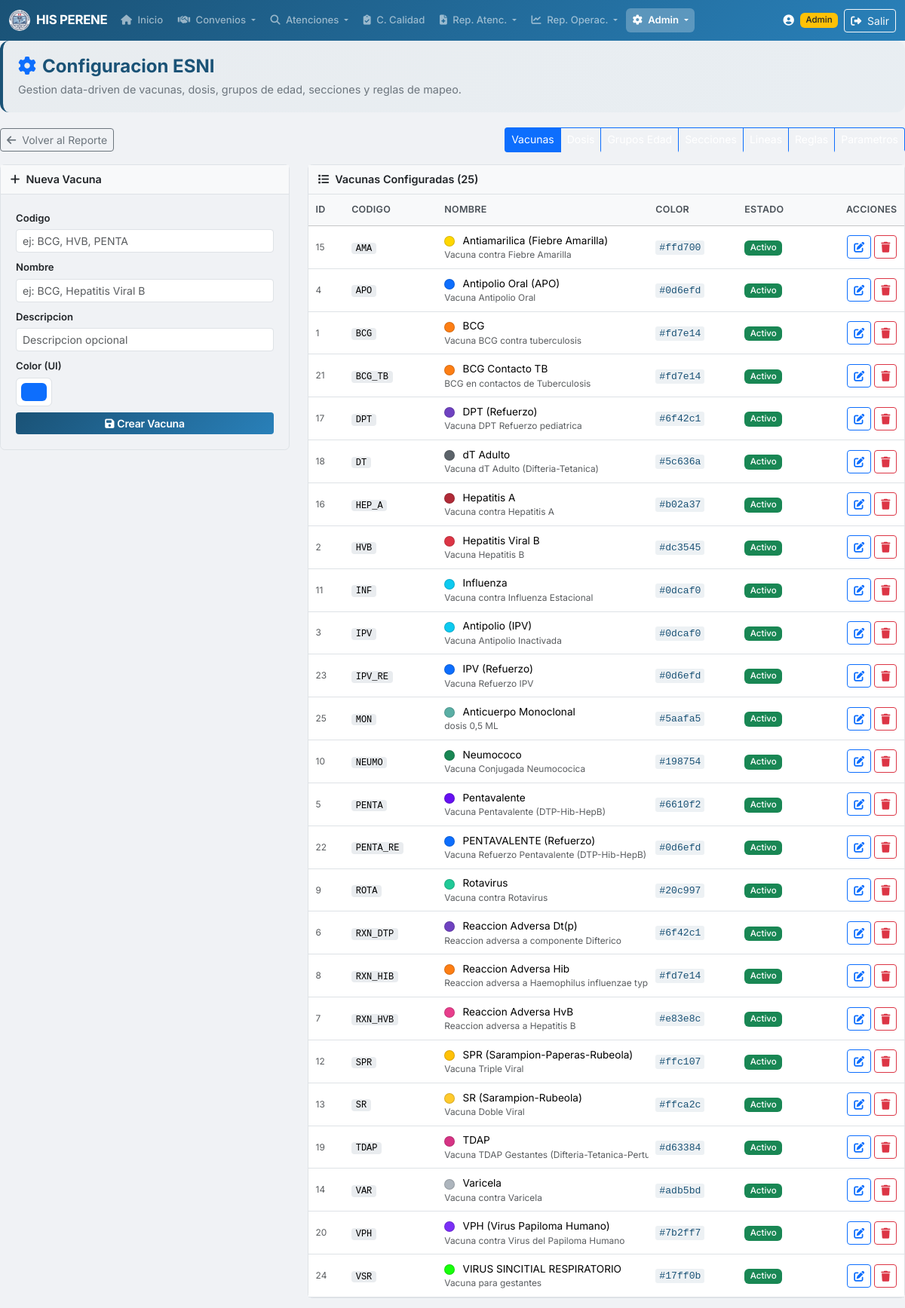
The app's page /esni_config.php (signed in) with its own data.
### tables this page shows
CREATE TABLE `ESNI_VACUNA` (
  `id_vacuna` int(11) NOT NULL,
  `codigo` varchar(30) NOT NULL,
  `nombre` varchar(80) NOT NULL,
  `descripcion` varchar(200) DEFAULT NULL,
  `color` varchar(20) DEFAULT '#0d6efd',
  `activo` tinyint(1) NOT NULL DEFAULT 1,
  `fecha_creacion` datetime NOT NULL DEFAULT current_timestamp()
);

### includes/auth.php (called while the page is built, shortened)
<?php
function esAdmin() {
    $rol = strtolower(trim($_SESSION['rol'] ?? ''));
    return $rol === 'admin';
}

### includes/functions.php (called while the page is built, shortened)
<?php
function clean($str) {
    return htmlspecialchars($str ?? '', ENT_QUOTES, 'UTF-8');
}

### esni_config.php (the view, shortened to what this page needs)
<?php
require_once 'includes/auth.php';
require_once 'includes/functions.php';
$pdo = getDBConnection();
$tab = $_GET['tab'] ?? 'vacunas';
$tab = in_array($tab, ['vacunas','dosis','grupos','secciones','lineas','reglas','parametros']) ? $tab : 'vacunas';
include 'includes/header.php';
?>
<div class="page-header-section">
    <h4><i class="fas fa-cog me-2 text-primary"></i>Configuracion ESNI</h4>
    <p class="subtitle">Gestion data-driven de vacunas, dosis, grupos de edad, secciones y reglas de mapeo.</p>
</div>
<div class="d-flex justify-content-between align-items-center mb-3">
    <a href="reporte_esni.php" class="btn btn-sm btn-outline-secondary"><i class="fas fa-arrow-left me-1"></i> Volver al Reporte</a>
    <div class="btn-group btn-group-sm">
        <a href="?tab=vacunas"     class="btn btn-<?= $tab==='vacunas'?'primary':'outline-primary' ?>    config-tab">Vacunas</a>
        <a href="?tab=dosis"       class="btn btn-<?= $tab==='dosis'?'primary':'outline-primary' ?>      config-tab">Dosis</a>
        <a href="?tab=grupos"      class="btn btn-<?= $tab==='grupos'?'primary':'outline-primary' ?>     config-tab">Grupos Edad</a>
        <a href="?tab=secciones"   class="btn btn-<?= $tab==='secciones'?'primary':'outline-primary' ?>  config-tab">Secciones</a>
        <a href="?tab=lineas"      class="btn btn-<?= $tab==='lineas'?'primary':'outline-primary' ?>     config-tab">Lineas</a>
        <a href="?tab=reglas"      class="btn btn-<?= $tab==='reglas'?'primary':'outline-primary' ?>     config-tab">Reglas</a>
        <a href="?tab=parametros"  class="btn btn-<?= $tab==='parametros'?'primary':'outline-primary' ?> config-tab">Parametros</a>
    </div>
</div>
<?php
if ($tab === 'vacunas'):
    $vacunas = $pdo->query("SELECT * FROM ESNI_VACUNA ORDER BY codigo")->fetchAll();
?>
<div class="row">
    <div class="col-lg-4">
        <div class="config-card">
            <div class="config-card-header"><span><i class="fas fa-plus me-2"></i>Nueva Vacuna</span></div>
            <div class="card-body">
                <form method="POST">
                    <div class="mb-2"><label class="form-label small fw-semibold">Codigo</label><input type="text" name="codigo" class="form-control form-control-sm" required placeholder="ej: BCG, HVB, PENTA"></div>
                    <div class="mb-2"><label class="form-label small fw-semibold">Nombre</label><input type="text" name="nombre" class="form-control form-control-sm" required placeholder="ej: BCG, Hepatitis Viral B"></div>
                    <div class="mb-2"><label class="form-label small fw-semibold">Descripcion</label><input type="text" name="descripcion" class="form-control form-control-sm" placeholder="Descripcion opcional"></div>
                    <div class="mb-2"><label class="form-label small fw-semibold">Color (UI)</label><input type="color" name="color" class="form-control form-control-color" value="#0d6efd"></div>
                    <button class="btn btn-sm btn-his w-100"><i class="fas fa-save me-1"></i>Crear Vacuna</button>
                </form>
            </div>
        </div>
    </div>
    <div class="col-lg-8">
        <div class="config-card">
            <div class="config-card-header"><span><i class="fas fa-list me-2"></i>Vacunas Configuradas (<?= count($vacunas) ?>)</span></div>
            <div class="table-responsive">
                <table class="table table-sm mb-0">
                    <thead class="table-light">
                        <tr><th>ID</th><th>Codigo</th><th>Nombre</th><th>Color</th><th>Estado</th><th class="text-end">Acciones</th></tr>
                    </thead>
                    <tbody>
                        <?php foreach ($vacunas as $v): ?>
                        <tr>
                            <td class="text-muted small"><?= $v['id_vacuna'] ?></td>
                            <td><span class="mono-pill"><?= clean($v['codigo']) ?></span></td>
                            <td>
                                <span class="color-dot" style="background:<?= clean($v['color']) ?>"></span>
                                <?= clean($v['nombre']) ?>
                                <?php if ($v['descripcion']): ?><small class="text-muted d-block"><?= clean($v['descripcion']) ?></small><?php endif; ?>
                            </td>
                            <td><code><?= clean($v['color']) ?></code></td>
                            <td><?= $v['activo'] ? '<span class="badge bg-success">Activo</span>' : '<span class="badge bg-secondary">Inactivo</span>' ?></td>
                            <td class="text-end">
                                <button class="btn btn-sm btn-outline-primary" data-bs-toggle="modal" data-bs-target="#editModal"
                                    data-tipo="vacuna" data-id="<?= $v['id_vacuna'] ?>"
                                    data-codigo="<?= clean($v['codigo']) ?>" data-nombre="<?= clean($v['nombre']) ?>"
                                    data-descripcion="<?= clean($v['descripcion']) ?>" data-color="<?= clean($v['color']) ?>"
                                    data-activo="<?= $v['activo'] ?>"><i class="fas fa-edit"></i></button>
                                <form method="POST" class="d-inline" onsubmit="return confirm('Eliminar vacuna? Tambien se eliminaran sus lineas y reglas asociadas.')">
                                    <button class="btn btn-sm btn-outline-danger"><i class="fas fa-trash"></i></button>
                                </form>
                            </td>
                        </tr>
                        <?php endforeach; ?>
                    </tbody>
                </table>
            </div>
        </div>
    </div>
</div>
<?php
endif; ?>
<?php include 'includes/footer.php';

### includes/header.php (shortened to what this page needs)
<?php
$currentpage = basename($_SERVER['PHP_SELF'], '.php');
$esAdmin = esAdmin();
?>
<!DOCTYPE html>
<html lang="es">
<head>
    <link href="https://cdn.jsdelivr.net/npm/bootstrap@5.3.3/dist/css/bootstrap.min.css" rel="stylesheet">
    <link href="https://cdnjs.cloudflare.com/ajax/libs/font-awesome/6.5.1/css/all.min.css" rel="stylesheet">
    <link href="assets/css/style.css" rel="stylesheet">
</head>
<body>
<?php if (isset($_SESSION['usuario_id'])): ?>
<nav class="navbar navbar-expand-lg navbar-dark bg-his">
    <div class="container-fluid">
        <a class="navbar-brand d-flex align-items-center" href="home.php">
            <img src="assets/img/logo_hisminsa.png" alt="HIS" class="me-2"
                 style="width:28px;height:28px;object-fit:contain;border-radius:50%;">
            <span class="fw-bold">HIS PERENE</span>
        </a>
        <div class="collapse navbar-collapse" id="navbarNav">
            <ul class="navbar-nav me-auto">
                <li class="nav-item">
                    <a class="nav-link <?= $currentpage === 'home' ? 'active' : '' ?>" href="home.php">
                        <i class="fas fa-home me-1"></i> Inicio
                    </a>
                </li>
                <li class="nav-item dropdown">
                    <a class="nav-link dropdown-toggle <?= in_array($currentpage, ['convenio_gestion', 'convenio_fed']) ? 'active' : '' ?>"
                       href="#" role="button" data-bs-toggle="dropdown" aria-expanded="false">
                        <i class="fas fa-handshake me-1"></i> Convenios
                    </a>
                </li>
                <li class="nav-item dropdown">
                    <a class="nav-link dropdown-toggle <?= in_array($currentpage, ['consulta_atenciones']) ? 'active' : '' ?>"
                       href="#" role="button" data-bs-toggle="dropdown" aria-expanded="false">
                        <i class="fas fa-search me-1"></i> Atenciones
                    </a>
                </li>
                <li class="nav-item">
                    <a class="nav-link <?= $currentpage === 'control_calidad' ? 'active' : '' ?>" href="control_calidad.php">
                        <i class="fas fa-clipboard-check me-1"></i> C. Calidad
                    </a>
                </li>
                <li class="nav-item dropdown">
                    <a class="nav-link dropdown-toggle <?= in_array($currentpage, ['reporte_atenciones']) ? 'active' : '' ?>"
                       href="#" role="button" data-bs-toggle="dropdown" aria-expanded="false">
                        <i class="fas fa-file-medical me-1"></i> Rep. Atenc.
                    </a>
                </li>
                <li class="nav-item dropdown">
                    <a class="nav-link dropdown-toggle <?= in_array($currentpage, ['reporte_operacionales']) ? 'active' : '' ?>"
                       href="#" role="button" data-bs-toggle="dropdown" aria-expanded="false">
                        <i class="fas fa-chart-line me-1"></i> Rep. Operac.
                    </a>
                </li>
                <?php if ($esAdmin): ?>
                <li class="nav-item dropdown">
                    <a class="nav-link dropdown-toggle <?= in_array($currentpage, ['import', 'usuarios', 'log', 'esni_config']) ? 'active' : '' ?>"
                       href="#" role="button" data-bs-toggle="dropdown" aria-expanded="false">
                        <i class="fas fa-cog me-1"></i> Admin
                    </a>
                </li>
                <?php endif; ?>
            </ul>
        </div>
        <div class="d-flex align-items-center text-white ms-lg-3 flex-shrink-0">
            <i class="fas fa-user-circle me-2"></i>
            <?php if ($esAdmin): ?>
                <span class="badge bg-warning text-dark me-2 d-none d-md-inline">Admin</span>
            <?php else: ?>
                <span class="badge bg-light text-dark me-2 d-none d-md-inline">Usuario</span>
            <?php endif; ?>
            <a href="logout.php" class="btn btn-outline-light btn-sm">
                <i class="fas fa-sign-out-alt me-1"></i> Salir
            </a>
        </div>
    </div>
</nav>
<?php endif; ?>

### includes/footer.php (shortened to what this page needs)
</body>
</html>

### assets/css/style.css (style rules this page uses)
:root { --his-primary: #1a5276; --his-primary-light: #2980b9; --his-primary-dark: #0e2f44; --his-success: #27ae60; --his-warning: #f39c12; --his-danger: #e74c3c; --his-info: #3498db; --his-bg: #f0f2f5; --his-sidebar: #2c3e50; }
body { font-family: 'Inter', -apple-system, BlinkMacSystemFont, 'Segoe UI', Roboto, sans-serif; background-color: var(--his-bg); font-size: 0.9rem; }
.bg-his { background: linear-gradient(135deg, var(--his-primary) 0%, var(--his-primary-light) 100%) !important; }
.navbar-brand { font-size: 1.05rem; letter-spacing: -0.3px; margin-right: 0.5rem !important; }
.navbar .nav-link { font-size: 0.82rem; font-weight: 500; padding: 0.4rem 0.55rem !important; border-radius: 6px; margin: 0 1px; transition: all 0.2s ease; white-space: nowrap; }
.navbar .navbar-nav { flex-wrap: nowrap; }
.navbar .nav-item { white-space: nowrap; }
.navbar .nav-link.active { background-color: rgba(255, 255, 255, 0.25); font-weight: 600; }
.btn-his { background: linear-gradient(135deg, var(--his-primary) 0%, var(--his-primary-light) 100%); color: #fff; border: none; font-weight: 600; letter-spacing: -0.2px; transition: all 0.2s ease; }
.card-body { padding: 1.25rem; }
.table { font-size: 0.85rem; }
.table thead th { font-weight: 600; font-size: 0.78rem; text-transform: uppercase; letter-spacing: 0.3px; color: #495057; white-space: nowrap; padding: 0.7rem 0.6rem; }
.table tbody td { vertical-align: middle; padding: 0.55rem 0.6rem; max-width: 200px; overflow: hidden; text-overflow: ellipsis; white-space: nowrap; }
code { font-size: 0.82rem; color: var(--his-primary); background: rgba(26, 82, 118, 0.08); padding: 2px 5px; border-radius: 3px; }
.form-label { font-size: 0.82rem; margin-bottom: 0.3rem; }
.badge { font-weight: 500; font-size: 0.72rem; }
.page-header-section { background: linear-gradient(135deg, rgba(26, 82, 118, 0.04) 0%, rgba(41, 128, 185, 0.04) 100%); border-radius: 12px; padding: 1.25rem; margin-bottom: 1.25rem; border-left: 4px solid var(--his-primary); }
.page-header-section h4 { color: var(--his-primary); font-weight: 700; margin-bottom: 0.3rem; }
.page-header-section .subtitle { color: #6c757d; font-size: 0.9rem; margin-bottom: 0; }

### esni_config.php (style rules this page uses)
.config-tab { color:#fff !important; border-bottom:3px solid transparent; }
.config-card { border: 1px solid #dee2e6; border-radius:.4rem; margin-bottom:.8rem; }
.config-card-header { background:#f8f9fa; padding:.5rem .8rem; font-weight:600; border-bottom:1px solid #dee2e6; display:flex; justify-content:space-between; align-items:center; }
.color-dot { width:14px; height:14px; border-radius:50%; display:inline-block; vertical-align:middle; margin-right:.4rem; border:1px solid rgba(0,0,0,.15); }
.mono-pill { font-family:'Courier New', monospace; background:#e9ecef; padding:.05rem .35rem; border-radius:.25rem; font-size:.75rem; }

### records on screen
esni_vacuna: id_vacuna "15", codigo "AMA", nombre "Antiamarilica (Fiebre Amarilla)", descripcion "Vacuna contra Fiebre Amarilla", color "#ffd700", activo "Activo"
esni_vacuna: id_vacuna "4", codigo "APO", nombre "Antipolio Oral (APO)", descripcion "Vacuna Antipolio Oral", color "#0d6efd", activo "Activo"
esni_vacuna: id_vacuna "1", codigo "BCG", nombre "BCG", descripcion "Vacuna BCG contra tuberculosis", color "#fd7e14", activo "Activo"
esni_vacuna: id_vacuna "21", codigo "BCG_TB", nombre "BCG Contacto TB", descripcion "BCG en contactos de Tuberculosis", color "#fd7e14", activo "Activo"
esni_vacuna: id_vacuna "17", codigo "DPT", nombre "DPT (Refuerzo)", descripcion "Vacuna DPT Refuerzo pediatrica", color "#6f42c1", activo "Activo"
esni_vacuna: id_vacuna "18", codigo "DT", nombre "dT Adulto", descripcion "Vacuna dT Adulto (Difteria-Tetanica)", color "#5c636a", activo "Activo"
esni_vacuna: id_vacuna "16", codigo "HEP_A", nombre "Hepatitis A", descripcion "Vacuna contra Hepatitis A", color "#b02a37", activo "Activo"
esni_vacuna: id_vacuna "2", codigo "HVB", nombre "Hepatitis Viral B", descripcion "Vacuna Hepatitis B", color "#dc3545", activo "Activo"
esni_vacuna: id_vacuna "11", codigo "INF", nombre "Influenza", descripcion "Vacuna contra Influenza Estacional", color "#0dcaf0", activo "Activo"
esni_vacuna: id_vacuna "3", codigo "IPV", nombre "Antipolio (IPV)", descripcion "Vacuna Antipolio Inactivada", color "#0dcaf0", activo "Activo"
esni_vacuna: id_vacuna "23", codigo "IPV_RE", nombre "IPV (Refuerzo)", descripcion "Vacuna Refuerzo IPV", color "#0d6efd", activo "Activo"
esni_vacuna: id_vacuna "25", codigo "MON", nombre "Anticuerpo Monoclonal", descripcion "dosis 0,5 ML", color "#5aafa5", activo "Activo"
esni_vacuna: id_vacuna "10", codigo "NEUMO", nombre "Neumococo", descripcion "Vacuna Conjugada Neumococica", color "#198754", activo "Activo"
esni_vacuna: id_vacuna "5", codigo "PENTA", nombre "Pentavalente", descripcion "Vacuna Pentavalente (DTP-Hib-HepB)", color "#6610f2", activo "Activo"
esni_vacuna: id_vacuna "22", codigo "PENTA_RE", nombre "PENTAVALENTE (Refuerzo)", descripcion "Vacuna Refuerzo Pentavalente (DTP-Hib-HepB)", color "#0d6efd", activo "Activo"
esni_vacuna: id_vacuna "9", codigo "ROTA", nombre "Rotavirus", descripcion "Vacuna contra Rotavirus", color "#20c997", activo "Activo"
esni_vacuna: id_vacuna "6", codigo "RXN_DTP", nombre "Reaccion Adversa Dt(p)", descripcion "Reaccion adversa a componente Difterico", color "#6f42c1", activo "Activo"
esni_vacuna: id_vacuna "8", codigo "RXN_HIB", nombre "Reaccion Adversa Hib", descripcion "Reaccion adversa a Haemophilus influenzae…", color "#fd7e14", activo "Activo"
esni_vacuna: id_vacuna "7", codigo "RXN_HVB", nombre "Reaccion Adversa HvB", descripcion "Reaccion adversa a Hepatitis B", color "#e83e8c", activo "Activo"
esni_vacuna: id_vacuna "12", codigo "SPR", nombre "SPR (Sarampion-Paperas-Rubeola)", descripcion "Vacuna Triple Viral", color "#ffc107", activo "Activo"
esni_vacuna: id_vacuna "13", codigo "SR", nombre "SR (Sarampion-Rubeola)", descripcion "Vacuna Doble Viral", color "#ffca2c", activo "Activo"
esni_vacuna: id_vacuna "19", codigo "TDAP", nombre "TDAP", descripcion "Vacuna TDAP Gestantes (Difteria-Tetanica-…", color "#d63384", activo "Activo"
esni_vacuna: id_vacuna "14", codigo "VAR", nombre "Varicela", descripcion "Vacuna contra Varicela", color "#adb5bd", activo "Activo"
esni_vacuna: id_vacuna "20", codigo "VPH", nombre "VPH (Virus Papiloma Humano)", descripcion "Vacuna contra Virus del Papiloma Humano", color "#7b2ff7", activo "Activo"
esni_vacuna: id_vacuna "24", codigo "VSR", nombre "VIRUS SINCITIAL RESPIRATORIO", descripcion "Vacuna para gestantes", color "#17ff0b", activo "Activo"

### other values on screen
count($vacunas) "25"
